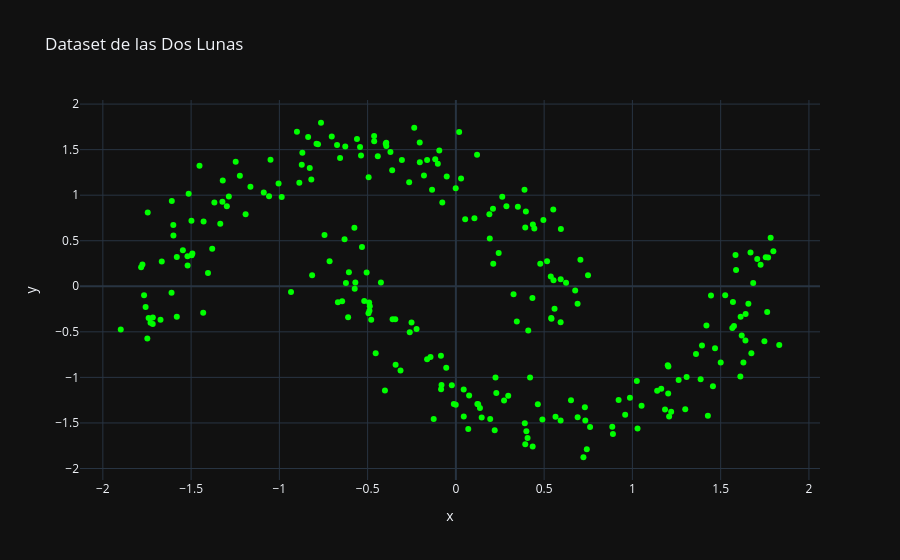

Source (notebook cell):
### Markdown cell above
## Sección 3: DBSCAN para Formas Complejas

¿Qué pasa cuando los clusters no son esféricos? Aquí es donde K-Means y otros métodos similares fallan. Usaremos el dataset `make_moons` para demostrar la superioridad de DBSCAN en estos escenarios.

### Code cell
# --- 8. Generar y escalar datos no esféricos ---
X_moons, y_moons = make_moons(n_samples=250, noise=0.1, random_state=42)

# DBSCAN es sensible a la escala, por lo que es crucial estandarizar los datos
scaler = StandardScaler()
X_moons_scaled = scaler.fit_transform(X_moons)

# Visualizamos los datos
fig = px.scatter(x=X_moons_scaled[:, 0], y=X_moons_scaled[:, 1], title='Dataset de las Dos Lunas')
fig.update_traces(marker=dict(color='lime'))
fig.show()

### Figure 1 — Plotly figure (JSON) as saved in the notebook; plotly's stock layout.template omitted (floating-point values rounded to 4 significant figures; data arrays with more than 128 entries replaced by an {"elided": "..."} marker saying what was removed)
{"data": [{"hovertemplate": "x=%{x}<br>y=%{y}<extra></extra>", "legendgroup": "", "marker": {"color": "lime", "symbol": "circle"}, "mode": "markers", "name": "", "orientation": "v", "showlegend": false, "x": {"elided": "250 float values"}, "xaxis": "x", "y": {"elided": "250 float values"}, "yaxis": "y", "type": "scatter"}], "layout": {"xaxis": {"anchor": "y", "domain": [0.0, 1.0], "title": {"text": "x"}}, "yaxis": {"anchor": "x", "domain": [0.0, 1.0], "title": {"text": "y"}}, "legend": {"tracegroupgap": 0}, "title": {"text": "Dataset de las Dos Lunas"}}}
